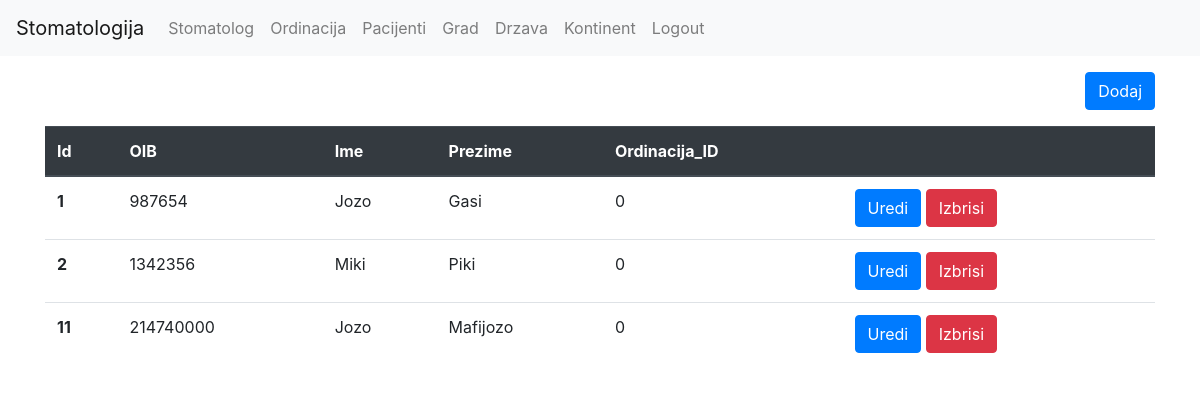
/stomatolog/index.php (signed in), run on an earlier commit of the app's database.
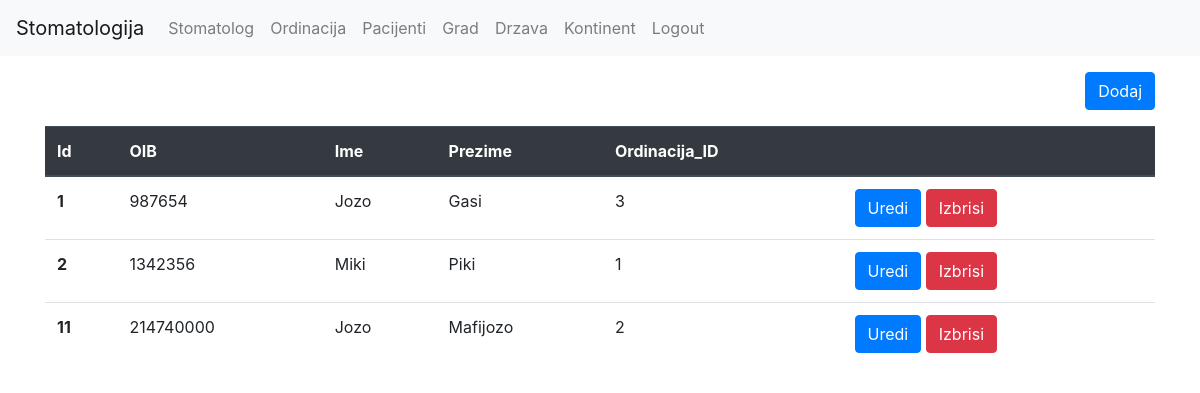
And on a later commit of the database.
### tables this page shows
CREATE TABLE `stomatolog` (
  `id` int(11) NOT NULL,
  `oib` int(11) NOT NULL,
  `first_name` varchar(255) NOT NULL,
  `last_name` varchar(255) NOT NULL,
  `ordination_id` int(11) NOT NULL
);

### stomatolog/index.php (the view, shortened to what this page needs)
<?php
require('../util/db.php');
require('../frontend/header.php');
require('../frontend/footer.php');
$stmt = $db->query('SELECT * FROM stomatolog');
$rows = $stmt->fetchAll();
echo $header;
?>
<div class="container">
	<a href="/stomatologija/stomatolog/form.php" class="btn btn-primary mt-3 mb-3 float-right">Dodaj</a>
	<table class="table">
	<thead class="thead-dark">
		  <th scope="col">Id</th>
		  <th scope="col">OIB</th>
		  <th scope="col">Ime</th>
		  <th scope="col">Prezime</th>
		  <th scope="col">Ordinacija_ID</th>
		  <th scope="col"></th>
	  </thead>
	  <tbody>
		<?php foreach($rows as $row) { ?>
		<tr>
		  <th scope="row"><?php echo $row['id']; ?></th>
		  <td><?php echo $row['oib']; ?></td>
		  <td><?php echo $row['first_name']; ?></td>
		  <td><?php echo $row['last_name']; ?></td>
		  <td><?php echo $row['ordination_id']; ?></td>
		  <td>
		  <a class="btn btn-primary" href="/stomatologija/stomatolog/form.php?id=<?php echo $row['id']; ?>">Uredi</a>
		  <a class="btn btn-danger" href="/stomatologija/stomatolog/delete.php?id=<?php echo $row['id']; ?>">Izbrisi</a>
		  </td>
		</tr>
		<?php } ?>
	  </tbody>
	</table>
</div>
<?php
echo $footer;
?>

What changed in the data, as far as the page shows it:
changed stomatolog "Gasi": ordination "0" → "3"
changed stomatolog "Miki": ordination "0" → "1"
changed stomatolog "Mafijozo": ordination "0" → "2"
